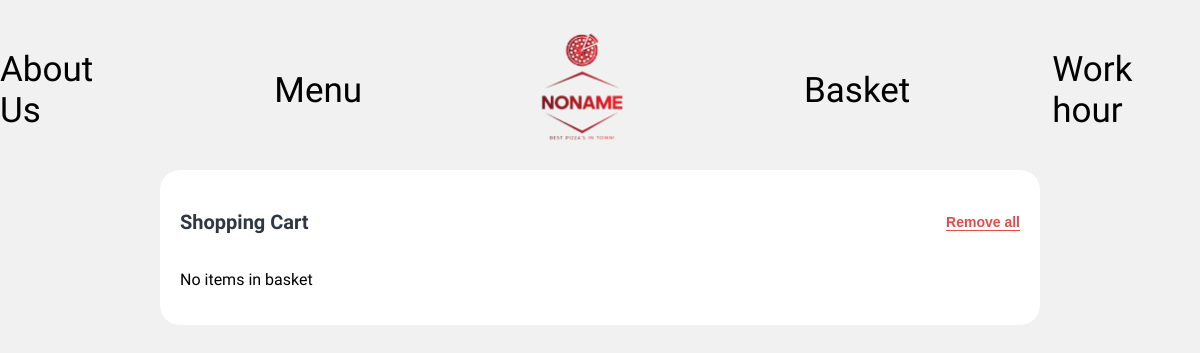
The page /basket on the database as committed earlier.
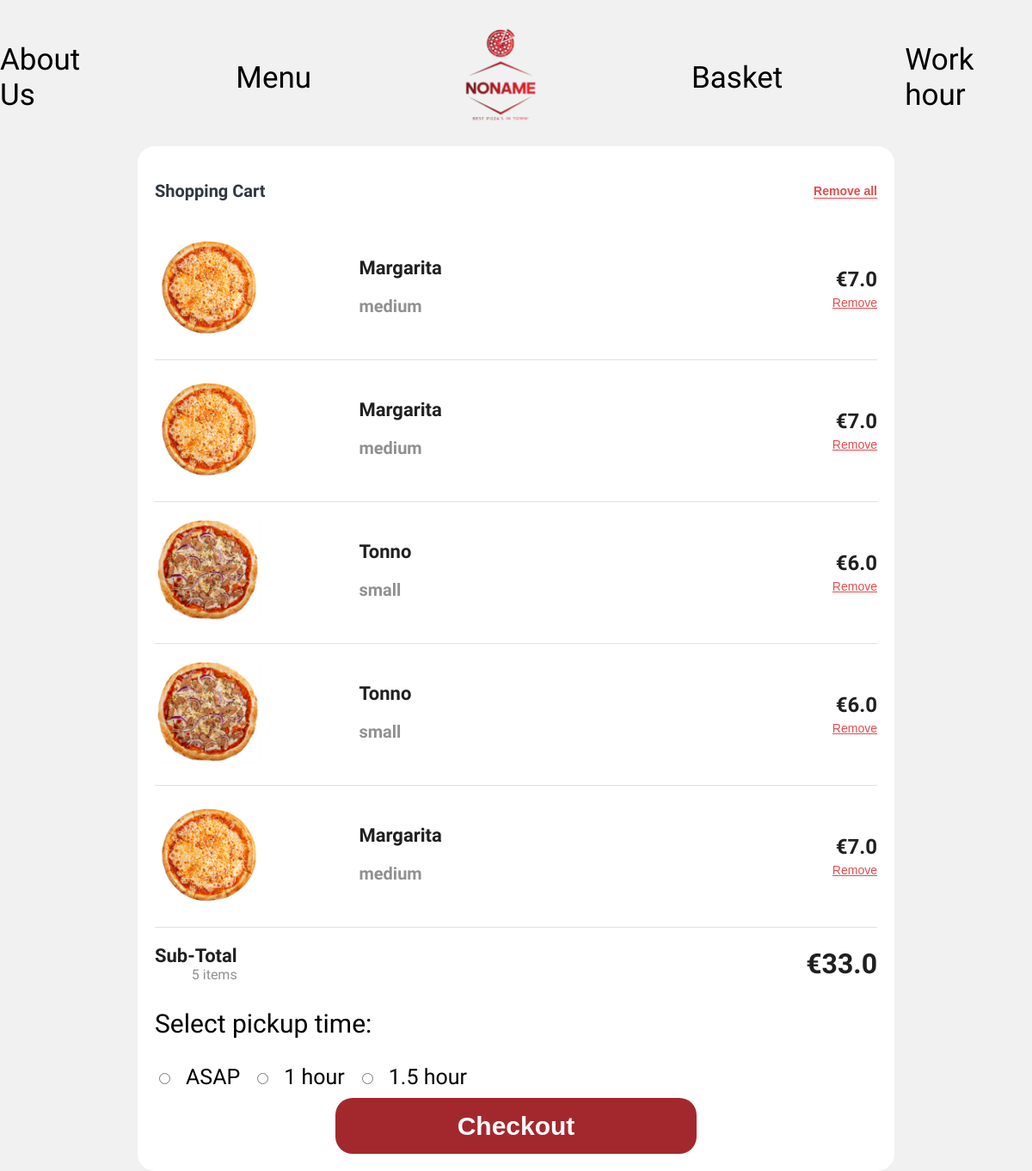
The same page on the database as committed later.
### tables this page shows
CREATE TABLE Basket (
    Id INTEGER NOT NULL PRIMARY KEY AUTOINCREMENT,
    OrderId INTEGER,
    PizzaType TEXT,
    Img TEXT,
    Size      TEXT,
    Price     TEXT
);

### app.py (the view, shortened to what this page needs)
@app.route('/basket', methods=['GET', 'POST'])
def basket():
    items = get_data_from_db("Basket")
    print(items)
    return render_template("website/overview.html", data=items)

### app.py (called while the page is built)
def get_data_from_db(table_name):
    conn = sqlite3.connect('database/database.db')
    cursor = conn.cursor()
    cursor.execute(f"SELECT * FROM {table_name}")
    rows = cursor.fetchall()
    conn.close()
    return rows

@app.template_filter('to_int_list')
def to_int_list(string_list):
    return [float(item) for item in string_list]

### templates/website/overview.html (shortened to what this page needs)
<!DOCTYPE html>
<html lang="en">
  <head>
    <link rel="stylesheet" href="../../static/css/overview.css" />
  </head>
  <body>
    <header>
      <div class="header_container">
        <div><a href="{{ url_for('aboutus') }}">About Us</a></div>
        <div><a href="{{ url_for('menu') }}">Menu</a></div>
        <div>
          <a href="{{ url_for('main') }}"><img
            src="../../static/img/front_logo.png"
            class="main_logo"
            alt="Logo"
          /></a>
        </div>
        <div><a href="{{ url_for('basket') }}">Basket</a></div>
        <div><a href="{{ url_for('workinghours') }}">Work hour</a></div>
      </div>
    </header>
    <div class="CartContainer">
      <div class="Header">
        <h3 class="Heading">Shopping Cart</h3>
        <form method="post">
          <button class="rem-button" name="delete_all" value="pressed">
            <h5 class="Action">Remove all</h5>
          </button>
        </form>
      </div>
      {% if data != [] %} {% set prices = [] %} {% for row in data %}
      <div class="Cart-Items">
        <div class="image-box">
          <img src="../../static/img/{{ row[3] }}.png" style="height: 120px" />
        </div>
        <div class="about">
          <h1 class="title">{{ row[2] }}</h1>
          <h3 class="subtitle">{{ row[4] }}</h3>
        </div>
        <div class="prices">
          <div class="amount">€{{ row[5] }}</div>
          <form method="post">
            <button
              class="rem-button"
              type="submit"
              name="delete"
              value="pressed"
            >
              <div class="remove"><u>Remove</u></div>
            </button>
          </form>
        </div>
      </div>
      {% endfor %}
      <div class="checkout">
        <div class="total">
          <div>
            <div class="Subtotal">Sub-Total</div>
            <div class="items">{{ prices | length }} items</div>
          </div>
          {% set num_array = prices | to_int_list %}
          <div class="total-amount">€{{ num_array | sum }}</div>
        </div>
        <form action="/checkout_order" method="post">
          <div class="checkout_div">
            <p>Select pickup time:</p>
            <div class="radio-group">
              <input
                type="radio"
                id="ASAP"
                name="pickup_time"
                value="ASAP"
                required
              />
              <label for="ASAP">ASAP</label>
              <input type="radio" id="1hour" name="pickup_time" value="01:00:00" />
              <label for="1hour">1 hour</label>
              <input
                type="radio"
                id="15hour"
                name="pickup_time"
                value="01:30:00"
              />
              <label for="15hour">1.5 hour</label>
            </div>
          </div>
          <center>
            <button type="submit" class="button">Checkout</button>
          </center>
        </form>
      </div>
      {% else %}
      <div style="display: flex; justify-items: center; text-align: center">
        <div>
          <p>No items in basket</p>
        </div>
      </div>
      {% endif %}
    </div>
  </body>
</html>

### static/css/overview.css (style rules this page uses)
body { margin: 0; padding: 0; font-family: "Josefin Sans", sans-serif; min-height: 100vh; display: flex; flex-direction: column; align-items: center; background-color: #f1f1f1; }
.header_container { width: 100%; display: flex; max-height: 100px; justify-content: space-between; align-items: center; margin: 0 auto; font-size: 35px; gap: 142px; padding-top: 40px; }
a { color: #000; text-decoration: none; font-size: 35px; }
.main_logo { height: 145px; }
.CartContainer { width: 70%; background-color: #ffffff; border-radius: 20px; margin-top: 30px; padding: 20px; }
.Header { width: 100%; display: flex; justify-content: space-between; align-items: center; }
.Heading { font-size: 20px; font-weight: 700; color: #2f3841; }
.Action { font-size: 14px; font-weight: 600; color: #e44c4c; cursor: pointer; border-bottom: 1px solid #e44c4c; }
.Cart-Items { width: 100%; display: flex; justify-content: space-between; align-items: center; padding: 20px 0; border-bottom: 1px solid #e0e0e0; }
.image-box { width: 15%; text-align: center; }
.about { width: 24%; }
.title { font-size: 22px; font-weight: 600; color: #202020; }
.subtitle { font-size: 20px; color: #909090; }
.prices { text-align: right; }
.amount { font-size: 24px; font-weight: 600; color: #202020; }
.save, .remove { font-size: 14px; color: #1687d9; cursor: pointer; display: block; margin-top: 5px; }
.remove { color: #e44c4c; }
.checkout { text-align: right; padding-top: 20px; }
.total { display: flex; justify-content: space-between; align-items: center; }
.Subtotal { font-size: 22px; font-weight: 700; color: #202020; }
.items { font-size: 16px; color: #909090; }
.total-amount { font-size: 32px; font-weight: 700; color: #202020; }
.button { margin-top: 10px; background-color: #a3282e; width: 50%; height: 65px; border: none; border-radius: 20px; font-size: 30px; font-weight: 600; color: #202020; cursor: pointer; color: #fff; }
.rem-button { background: none; border: none; margin: 0; padding: 0; cursor: pointer; }
.checkout_div { text-align: left; }
.checkout_div p { font-size: 30px; }
.radio-group { display: flex; align-items: center; gap: 15px; }
.checkout_div label { font-size: 25px; }

Rows that differ between the two databases and show on the page:
added Basket: Img (picture), PizzaType "Margarita", Size "medium", Price "7.0"
added Basket: Img (picture), PizzaType "Margarita", Size "medium", Price "7.0"
added Basket: Img (picture), PizzaType "Tonno", Size "small", Price "6.0"
added Basket: Img (picture), PizzaType "Tonno", Size "small", Price "6.0"
added Basket: Img (picture), PizzaType "Margarita", Size "medium", Price "7.0"
Other text that changed with them:
{{ prices | length }}: (not shown) → "5"
{{ num_array | sum }}: (not shown) → "33.0"
form field pickup_time: (not shown) → "☐ ASAP"
form field pickup_time: (not shown) → "☐ 1 hour"
form field pickup_time: (not shown) → "☐ 1.5 hour"
text no longer shown: "No items in basket"
text now shown: "Sub-Total items € Select pickup time: ASAP 1 hour 1.5 hour Checkout"
